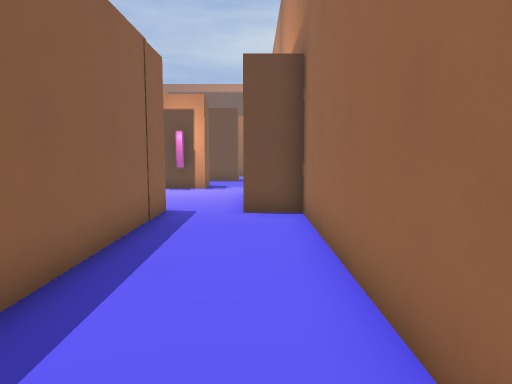
View 1 (above)

20 first-person views from a walk through a 3-D level made in the Godot game engine. The camera is 1.5 m above the floor, tilts 6° down and sees 70° across. Doors that lead somewhere are drawn open, without their leaves. The floor is counted in squares, 1 m on a side. Each view is taken from the middle of a square. On the plan, view 1 faces up. The plan holds only what a view shows up to about 16 squares ahead; the rest is blank. The place goes on beyond the plan. Surface patterns are stand-ins for the level's own textures.

View 2
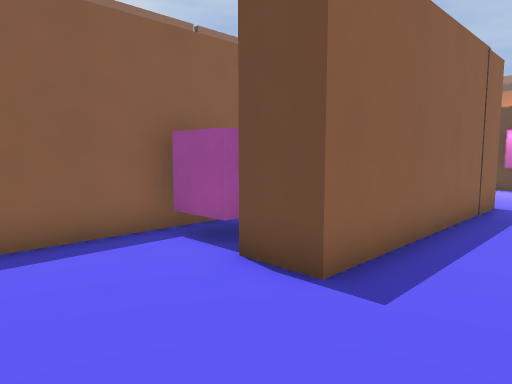

View 3
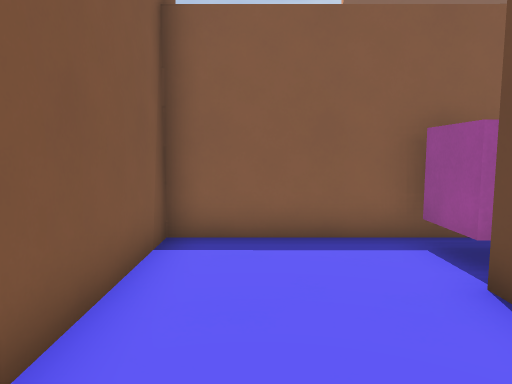

View 4
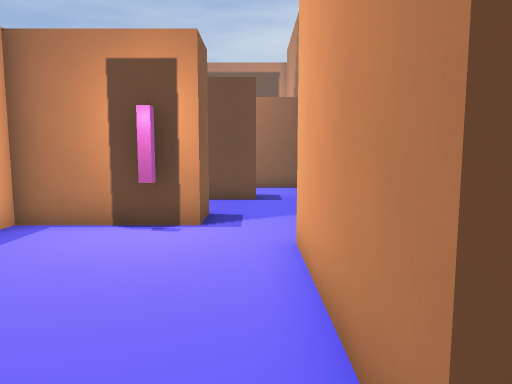

View 5
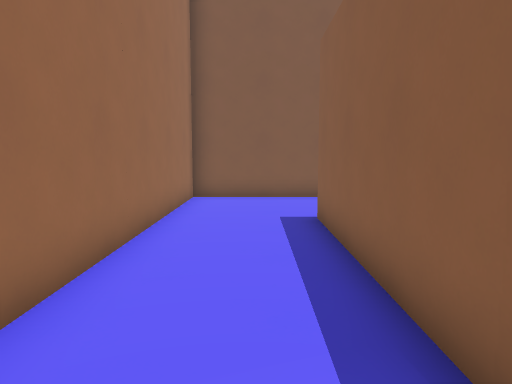

View 6
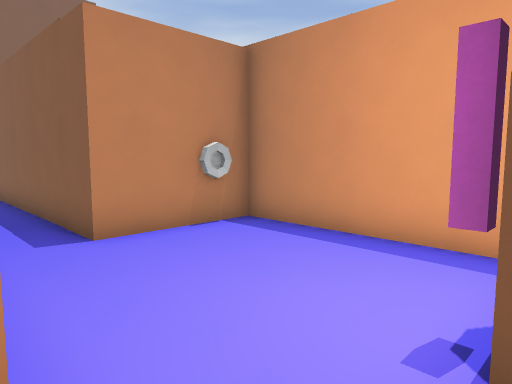

View 7
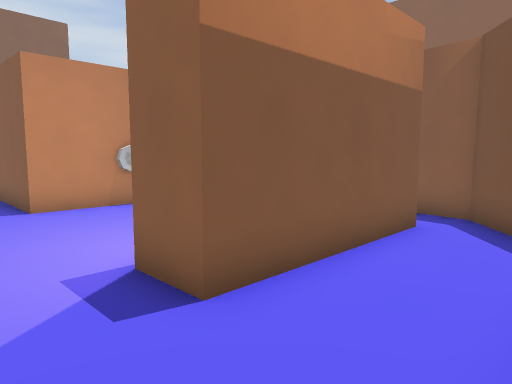

View 8
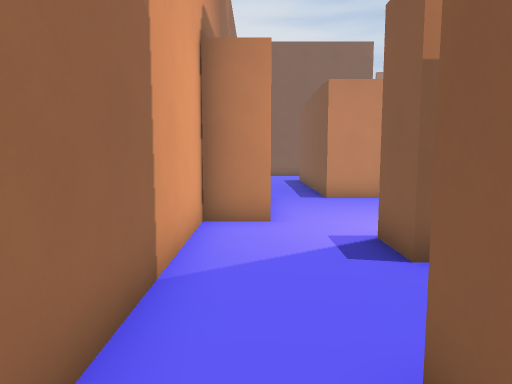

View 9
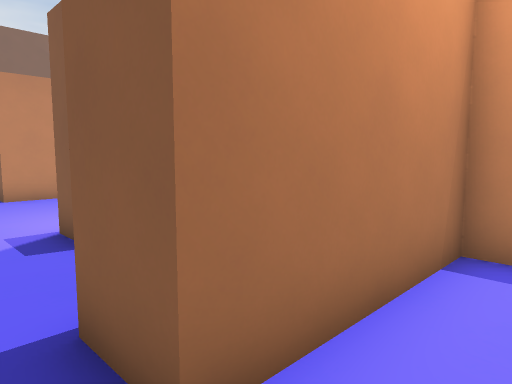

View 10
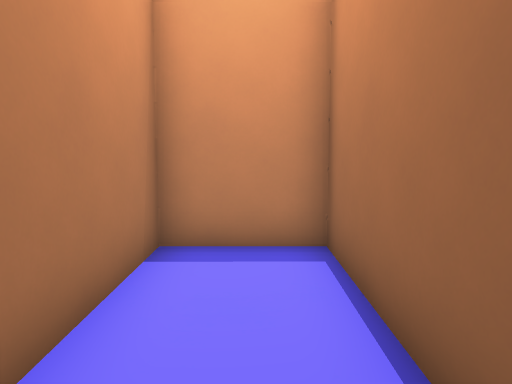

View 11
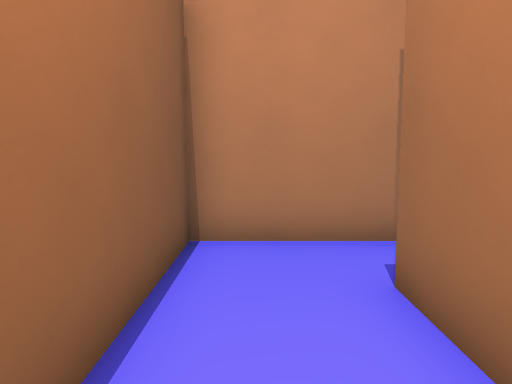

View 12
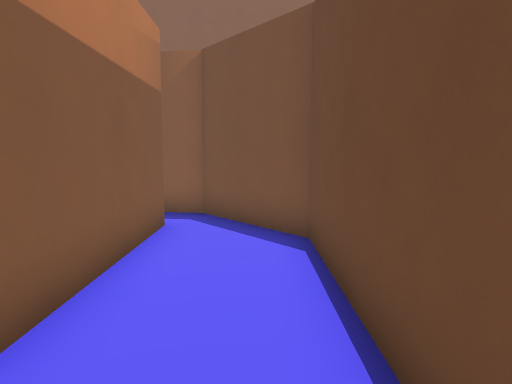

View 13
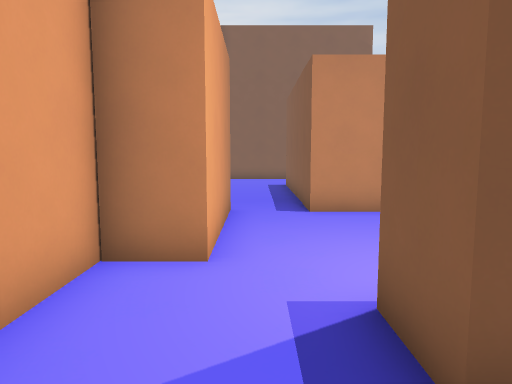

View 14
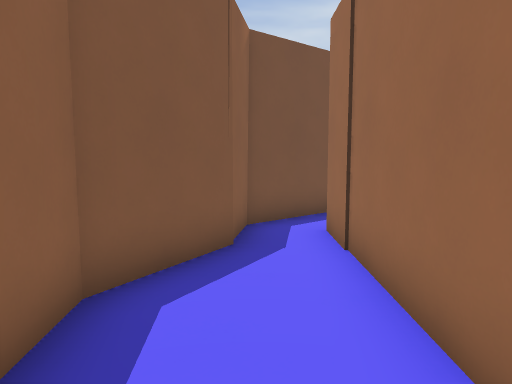

View 15
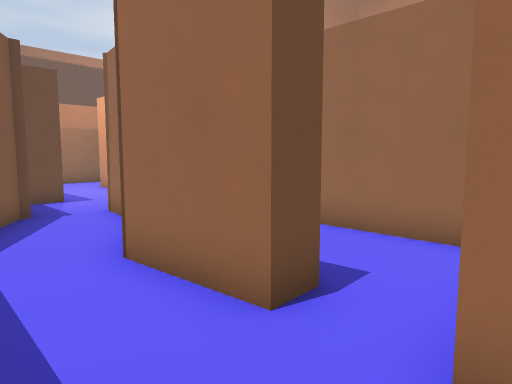

View 16
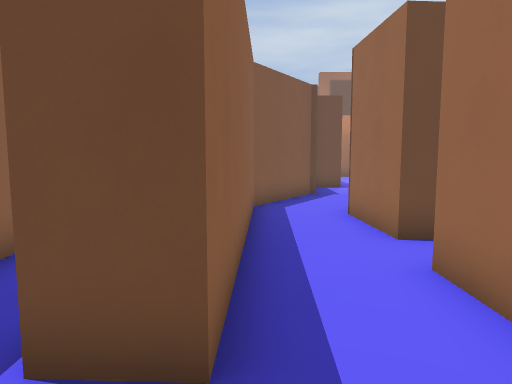

View 17
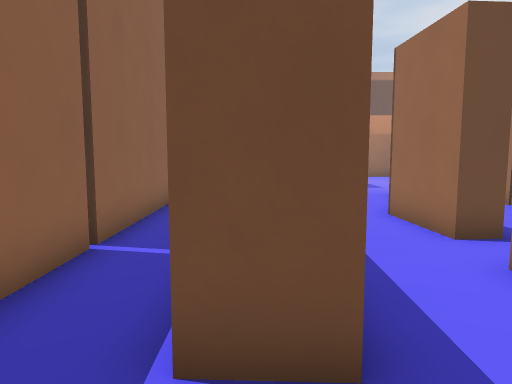

View 18
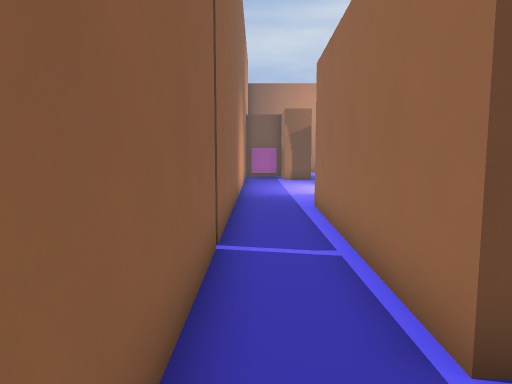

View 19
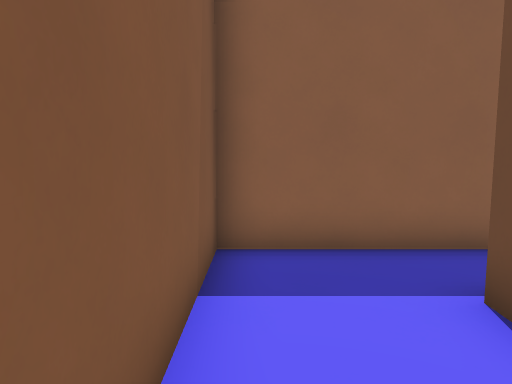

View 20
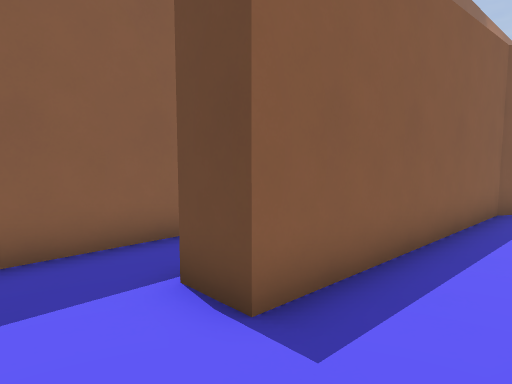

### Floor plan
Points are (right, up) in squares from view 1. A wall is a line through its corners. A room is listed if a view was taken in it or the views show most of it. See-through windows are left out.
Room 1 (views 1, 2, 3, 4)
walls: (-6.4, 1.7) (-6.5, -2.6) (1.2, -2.6) (1.2, 9.5); (-2.4, 9.6) (-2.4, 1.6) (-4, 1.6); (1.2, 9.2) (-0.3, 9.2)
ways out: open door at (-1.5, 9) to room 2
objects: box (-6, 2) to (-5, 3)
Room 2 (view 5)
walls: (-2.2, 15.6) (-7.6, 15.6); (-6.1, 15.6) (-6.1, 9.6) (-2.4, 9.6); (1.2, 13.8) (1.2, 15.5); (-0.3, 9.2) (-0.3, 14) (1.2, 14)
ways out: open door at (-1.5, 9) to room 1; opening at (-0.5, 16.5) to room 3
Room 3 (views 6, 7, 12, 13)
walls: (-1, 21.4) (-1, 20) (-6.4, 19.9) (-9.2, 17.7); (-7.6, 17.1) (-2.2, 17.1) (-2.2, 15.6); (1.2, 15.5) (1.2, 21.4)
ways out: opening at (-0.5, 16.5) to room 2; opening at (0, 20.5) to room 4; opening at (-8, 17) to room 5
Room 4 (views 8, 9, 10, 11)
walls: (1.2, 21.4) (1.2, 24.1) (-5.8, 24.1) (-5.8, 21.4) (-1, 21.4)
ways out: opening at (0, 20.5) to room 3
Room 5 (view 14)
walls: (-7.6, 10.7) (-7.6, 17.1); (-9.4, 16) (-10.8, 13.6) (-10.7, 12.3); (-9.2, 17.7) (-9.4, 16.1)
ways out: opening at (-8, 17) to room 3; opening at (-11, 10.5) to room 6
Room 6 (views 15, 16, 17, 18, 19, 20)
walls: (-11.7, 8.1) (-11.7, 9.7); (-10.6, 11.3) (-11.5, 11.3) (-11.7, 14); (-17.6, 10.8) (-17.6, 4.4) (-12.7, 4.4); (-10.1, 17.4) (-9.9, 18.7); (-12, 18.7) (-14.1, 15.3) (-14.3, 7.3) (-15.6, 7.3) (-15.5, 9.5)
ways out: opening at (-11, 10.5) to room 5; opening at (-11, 18); open door at (-16.5, 9.5)

Positions as (right, up) in squares from view 1, and headings:
1: (0, 0), facing up
2: (0, -2), facing up-left
3: (0, -1), facing left
4: (-1, 8), facing up
5: (-1, 10), facing down
6: (0, 16), facing down-left
7: (0, 20), facing down-left
8: (0, 22), facing down
9: (0, 23), facing down-left
10: (0, 23), facing left
11: (-5, 23), facing right
12: (0, 19), facing left
13: (-1, 19), facing down
14: (-9, 10), facing up
15: (-14, 9), facing up-right
16: (-14, 5), facing up
17: (-15, 5), facing up
18: (-17, 5), facing up
19: (-12, 5), facing left
20: (-12, 5), facing up-left
